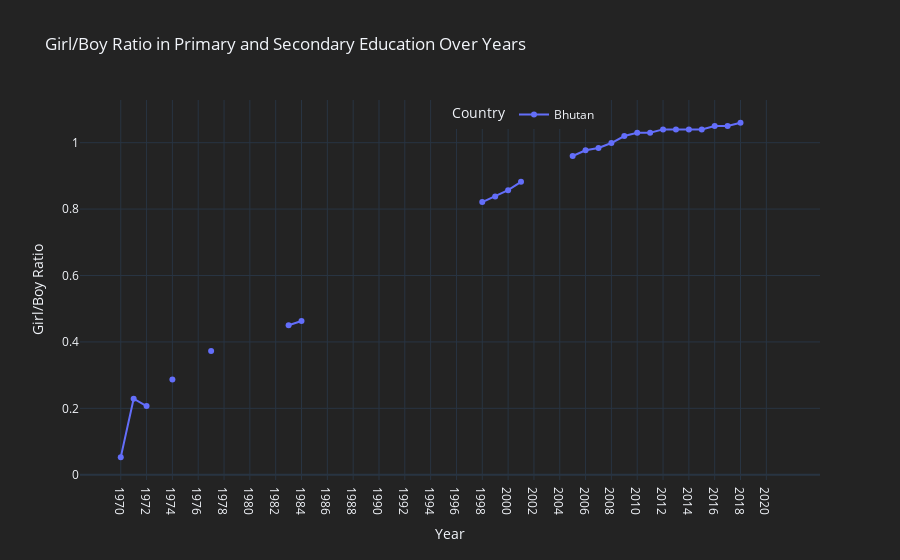

Here is the notebook cell this chart was saved with:
### Code cell
# Choose the countries you want to include
selected_countries = ['Bhutan']  # Add more countries as needed

# Filter the DataFrame for selected countries
selected_data = df[df['country'].isin(selected_countries)]

# Create an interactive line plot using Plotly Express
fig = px.line(selected_data.melt(id_vars=['country'], var_name='Year', value_name='Girl/Boy Ratio'),
              x='Year', y='Girl/Boy Ratio', color='country', line_group='country',
              markers=True, line_dash='country', title='Girl/Boy Ratio in Primary and Secondary Education Over Years',
              labels={'Girl/Boy Ratio': 'Girl/Boy Ratio', 'Year': 'Year', 'country': 'Country'},
              template='plotly_dark')  

# Customize the layout
fig.update_layout(xaxis_title='Year', yaxis_title='Girl/Boy Ratio',
                  legend=dict(title='Country', orientation='h', y=1, x=0.5),
                  hovermode='x', hoverlabel=dict(bgcolor='white', font_size=12),
                  plot_bgcolor='#232323', paper_bgcolor='#232323')  # Set background colors
## Custom color ->> color_discrete_sequence=px.colors.qualitative.Set1
# Show the interactive plot
fig.show()

### Figure 1 — Plotly figure (JSON) as saved in the notebook; plotly's stock layout.template omitted (floating-point values rounded to 4 significant figures)
{"data": [{"hovertemplate": "Country=Bhutan<br>Year=%{x}<br>Girl/Boy Ratio=%{y}<extra></extra>", "legendgroup": "Bhutan", "line": {"color": "#636efa", "dash": "solid"}, "marker": {"symbol": "circle"}, "mode": "lines+markers", "name": "Bhutan", "orientation": "v", "showlegend": true, "type": "scatter", "x": ["1970", "1971", "1972", "1973", "1974", "1975", "1976", "1977", "1978", "1979", "1980", "1981", "1982", "1983", "1984", "1985", "1986", "1987", "1988", "1989", "1990", "1991", "1992", "1993", "1994", "1995", "1996", "1997", "1998", "1999", "2000", "2001", "2002", "2003", "2004", "2005", "2006", "2007", "2008", "2009", "2010", "2011", "2012", "2013", "2014", "2015", "2016", "2017", "2018", "2019", "2020", "2021"], "xaxis": "x", "y": [0.0527, 0.229, 0.207, null, 0.287, null, null, 0.373, null, null, null, null, null, 0.45, 0.463, null, null, null, null, null, null, null, null, null, null, null, null, null, 0.821, 0.838, 0.857, 0.882, null, null, null, 0.96, 0.977, 0.984, 0.999, 1.02, 1.03, 1.03, 1.04, 1.04, 1.04, 1.04, 1.05, 1.05, 1.06, null, null, null], "yaxis": "y"}], "layout": {"hoverlabel": {"bgcolor": "white", "font": {"size": 12}}, "hovermode": "x", "legend": {"orientation": "h", "title": {"text": "Country"}, "tracegroupgap": 0, "x": 0.5, "y": 1}, "paper_bgcolor": "#232323", "plot_bgcolor": "#232323", "title": {"text": "Girl/Boy Ratio in Primary and Secondary Education Over Years"}, "xaxis": {"anchor": "y", "domain": [0, 1], "title": {"text": "Year"}}, "yaxis": {"anchor": "x", "domain": [0, 1], "title": {"text": "Girl/Boy Ratio"}}}}
